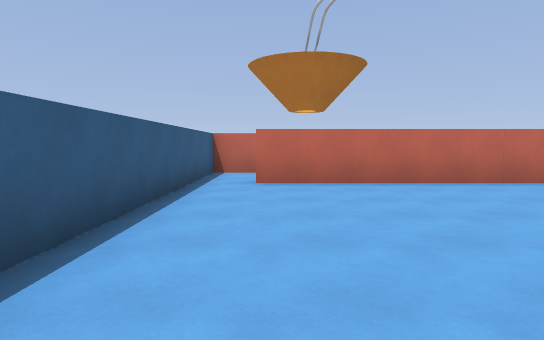
[1] (above)

17 first-person views from a walk through a 3-D level made in the Godot game engine. The camera is 1.4 m above the floor, tilts 4° down and sees 75° across. The floor is counted in squares, 2 m on a side. Each view is taken from the middle of a square. On the plan, view 1 faces up. The plan holds only what a view shows up to about 11 squares ahead; the rest is blank. The place goes on beyond the plan.

[2]
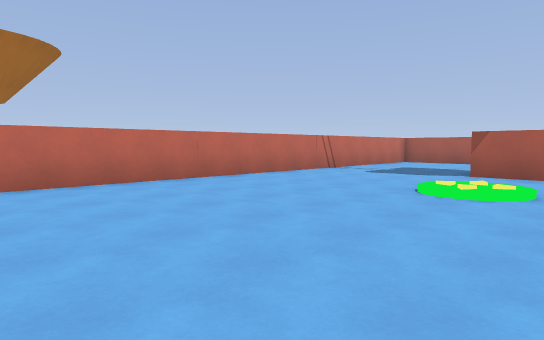

[3]
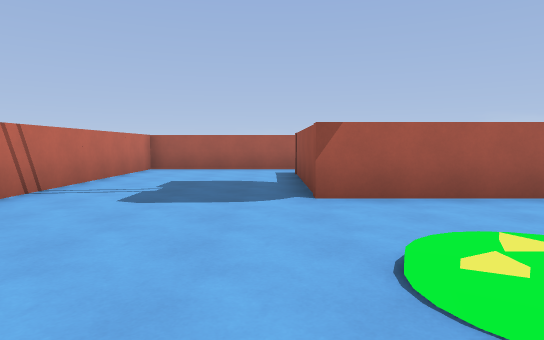

[4]
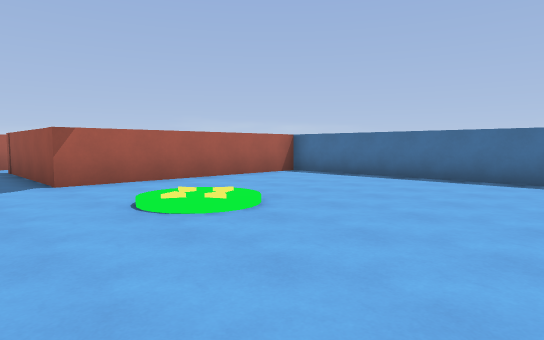

[5]
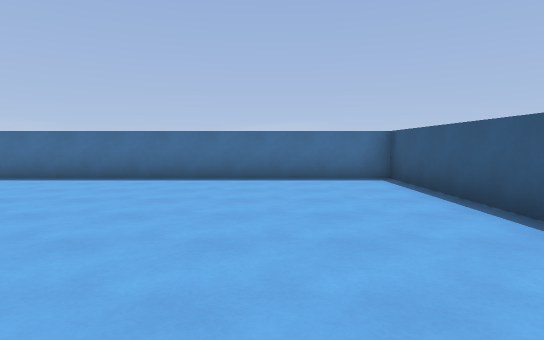

[6]
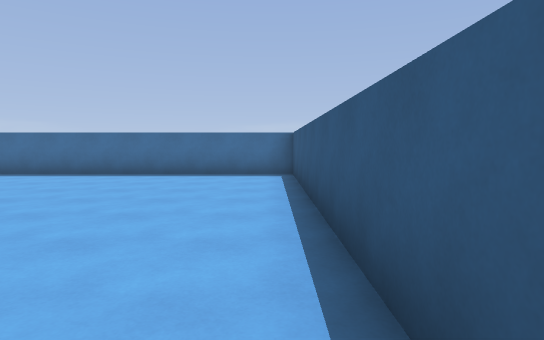

[7]
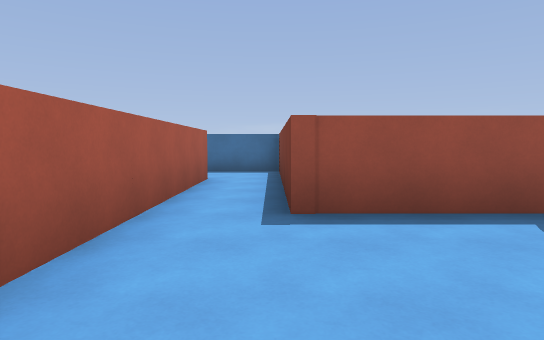

[8]
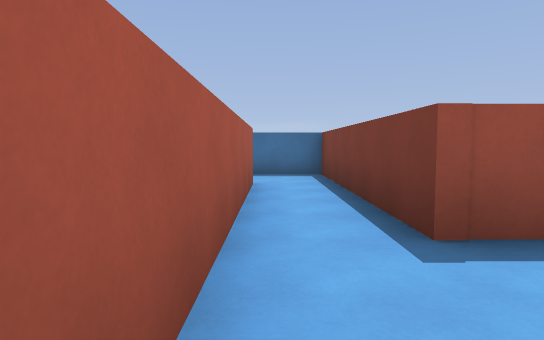

[9]
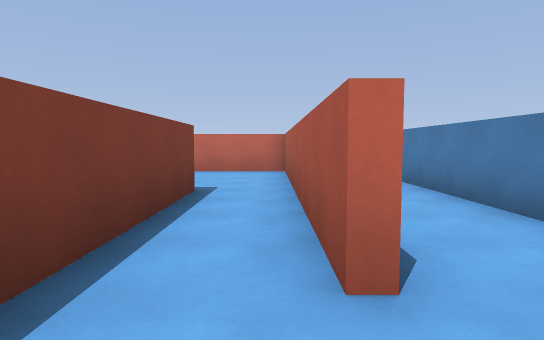

[10]
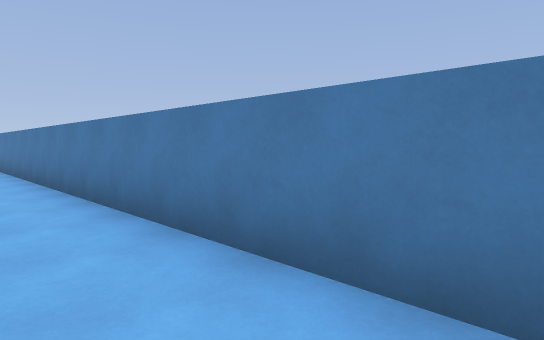

[11]
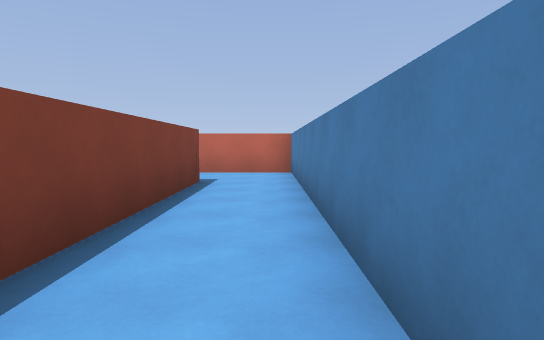

[12]
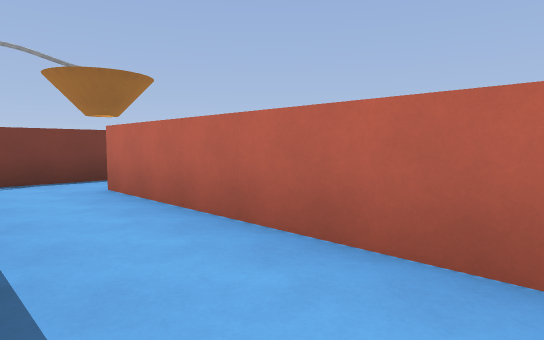

[13]
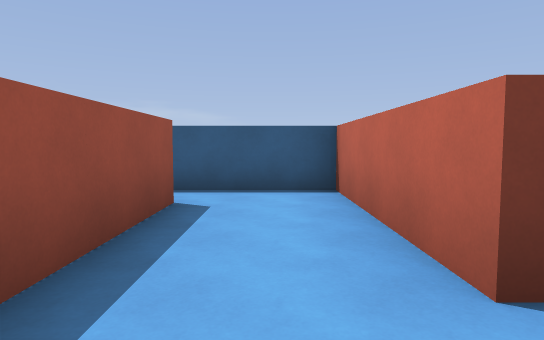

[14]
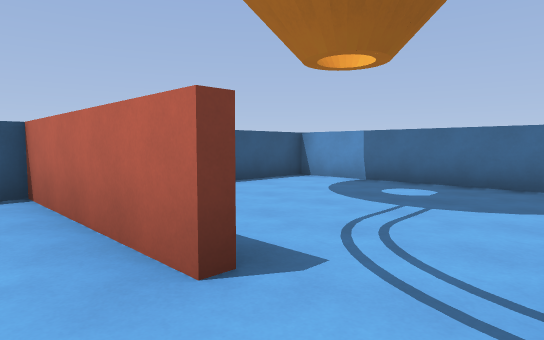

[15]
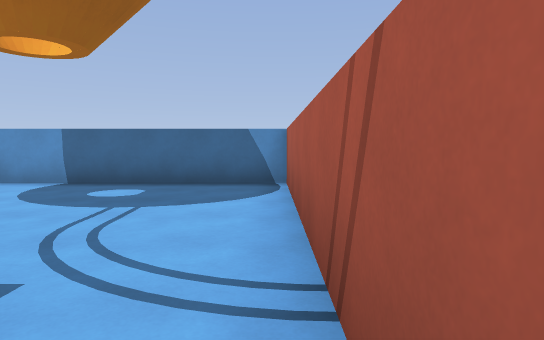

[16]
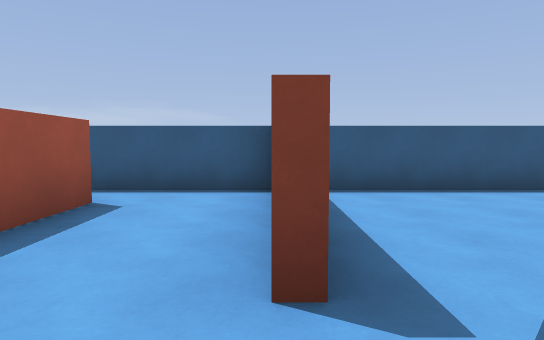

[17]
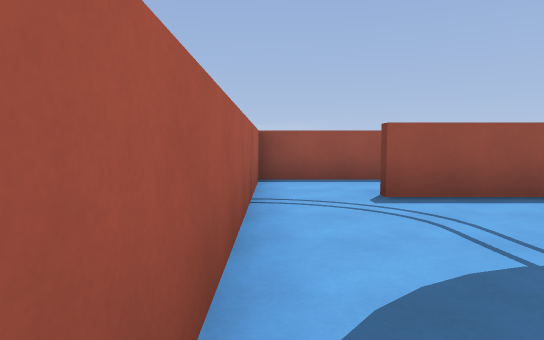

### Floor plan
Points are (right, up) in squares from view 1. A wall is a line through its corners. A room is listed if a view was taken in it or the views show most of it. See-through windows are left out.
Room 1 (views 1, 2, 3, 4, 5, 6, 7, 8, 9, 10)
walls: (14.3, -1.5) (14.3, 6.5) (-0.4, 6.5); (-1.5, 7.6) (-1.5, -3.5) (8.6, -3.5) (8.6, 2.4) (12.8, 2.4) (12.8, -3.5) (14.8, -3.5)
ways out: opening at (15, -2.5) to room 2; opening at (-1, 7) to room 3
Room 2 (views 11, 12)
walls: (14.6, 6.9) (14.6, 1.8); (16.5, -2.9) (16.5, 9.1) (10.2, 9.1)
ways out: opening at (15, -2.5) to room 1; opening at (10, 8)
Room 3 (views 13, 14, 15, 16)
walls: (2.5, 9.1) (-1.5, 9.1) (-1.5, 7.6); (-0.4, 6.8) (4.3, 6.8) (4.3, 9.5)
ways out: opening at (-1, 7) to room 1; opening at (3.5, 9) to room 4
Room 4 (view 17)
walls: (0.2, 9.2) (2.5, 9.2); (4.3, 9.5) (4.3, 14.5) (-1.5, 14.5) (-1.5, 9.9)
ways out: opening at (3.5, 9) to room 3

Positions as (right, up) in squares from view 1, and headings:
1: (0, 0), facing up
2: (0, 0), facing up-right
3: (4, 3), facing right
4: (2, 4), facing down-right
5: (1, 4), facing down
6: (-1, 5), facing down
7: (13, 6), facing down
8: (14, 5), facing down
9: (14, -3), facing up
10: (15, -3), facing up-right
11: (16, 0), facing up
12: (16, 7), facing up-left
13: (4, 8), facing left
14: (4, 8), facing up-left
15: (4, 8), facing up
16: (4, 9), facing left
17: (4, 14), facing down
